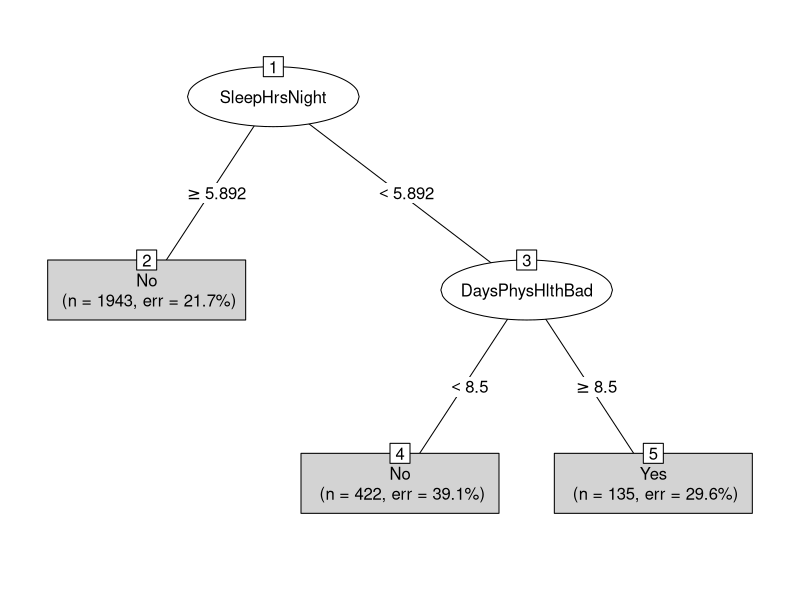
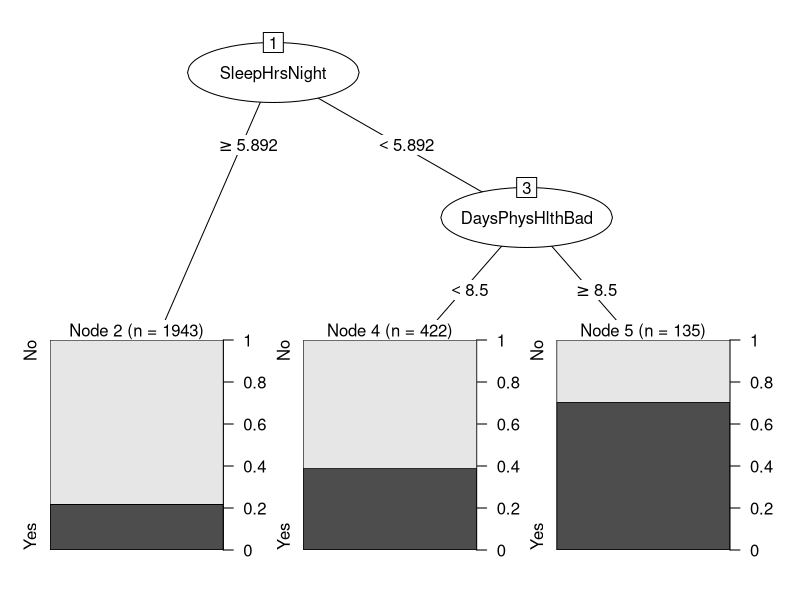
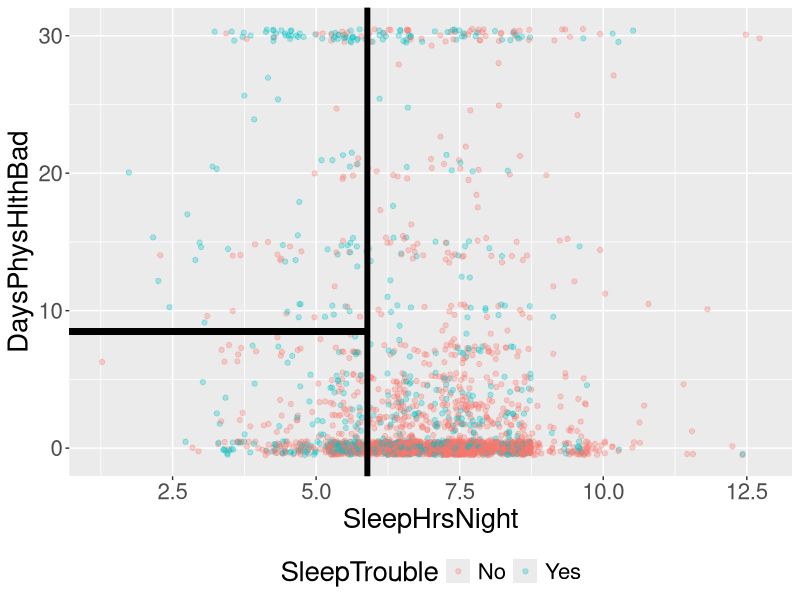
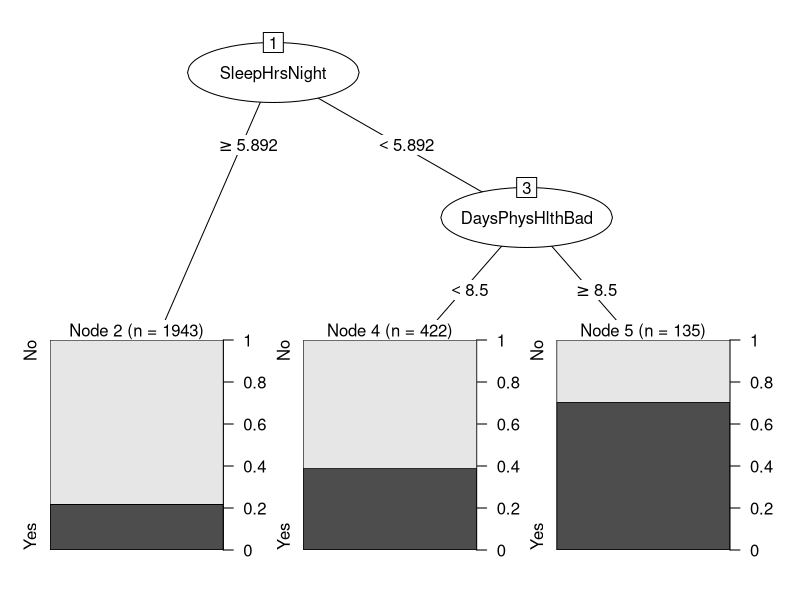
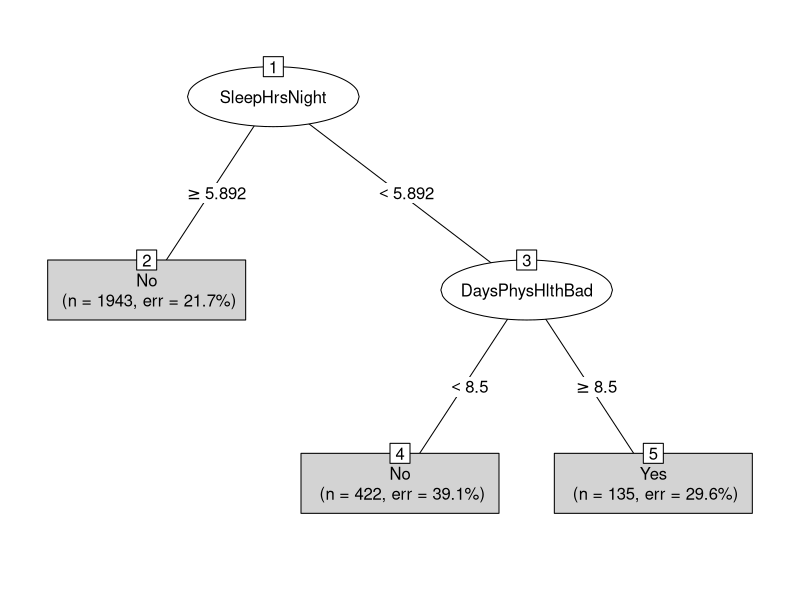
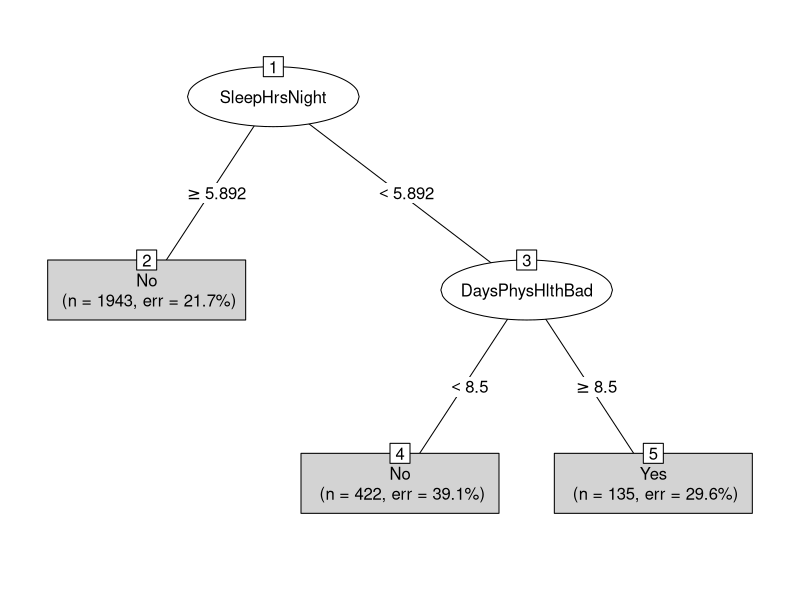
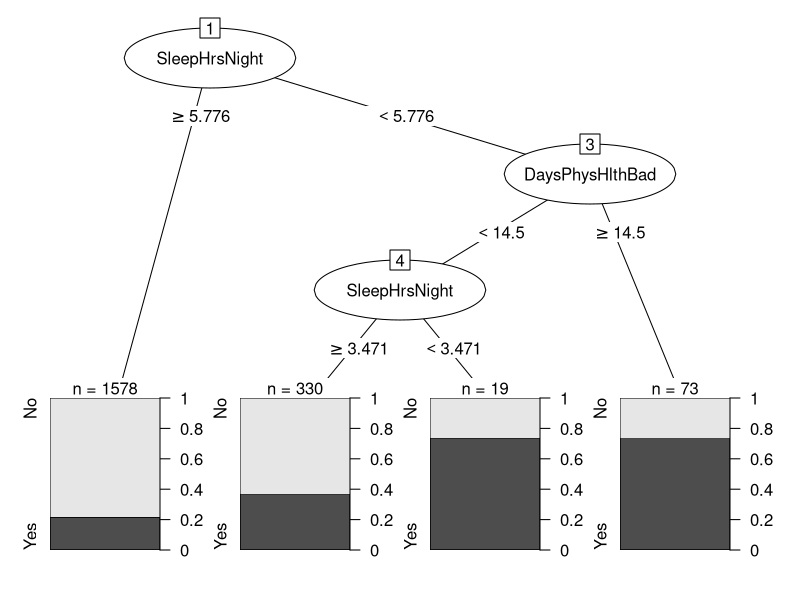
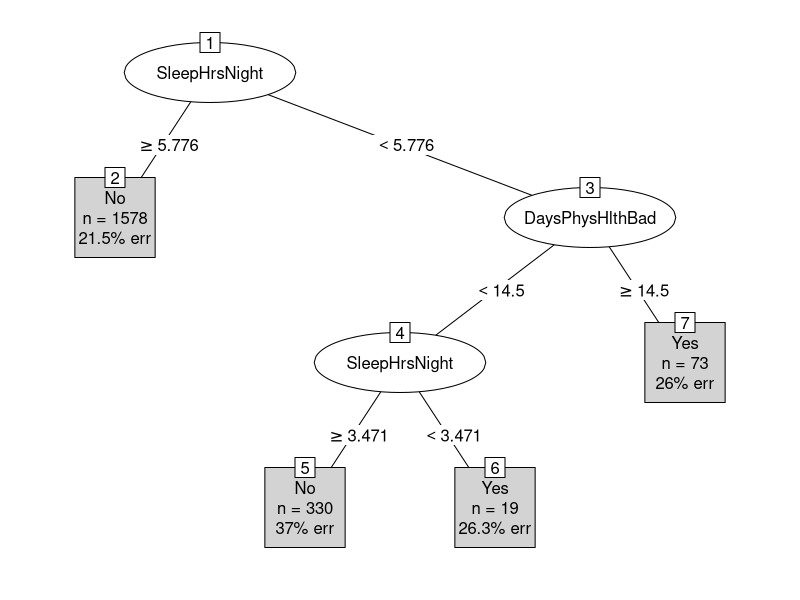

R code for these plots, in order:
## ---- chunk 1
# regarding `library()`: you don't have to `library(knitr)` if you `knitr::`
knitr::opts_chunk$set(eval=TRUE, include=TRUE, echo=TRUE, message=FALSE, warning=FALSE)

# knitting will default to pdf (rather than, e.g., html)
knitr::opts_chunk$set(dev='pdf')

# Defines a new code chunk `parameter=argument` option which will allow the
# size of printed code+output to be controlled using latex text size names:
# https://www.overleaf.com/learn/latex/Font_sizes%2C_families%2C_and_styles#Reference_guide
def.chunk.hook  <- knitr::knit_hooks$get("chunk")
knitr::knit_hooks$set(chunk = function(x, options) {
  x <- def.chunk.hook(x, options)
  ifelse(options$size != "normalsize", paste0("\n \\", options$size,"\n\n", x, "\n\n \\normalsize"), x)
})

color_block = function(color) {
  function(x, options) sprintf('\\color{%s}\\begin{verbatim}%s\\end{verbatim}',
                               color, x)
}
knitr::knit_hooks$set(message = color_block('red'))
knitr::knit_hooks$set(warning = color_block('red'))
knitr::knit_hooks$set(error = color_block('red'))
## ---- chunk 2
# https://cran.r-project.org/web/packages/NHANES/NHANES.pdf 
# Random sample of n=2500 observations from the
# US National Health and Nutrition Examination Study (NHANES)
library(tidyverse); NHANES <- read_csv("NHANES_data.csv")
NHANES %>% select(Age, Race3, Work, DaysMentHlthBad, DaysPhysHlthBad,
                  Depressed, SleepHrsNight, SleepTrouble) %>% glimpse()
## ---- chunk 3
library(rpart) #install.packages("rpart") # for the `rpart()` function
tree <- rpart(SleepTrouble ~ SleepHrsNight + DaysPhysHlthBad, data=NHANES)
library(partykit) #install.packages("partykit") for `as.party()` & `plot()`
plot(as.party(tree), gp=gpar(cex=1), type="simple")
## ---- chunk 4
plot(as.party(tree), type="extended")
## ---- chunk 5
set.seed(123); NHANES %>% ggplot(aes(
  x=SleepHrsNight, y=DaysPhysHlthBad, color=SleepTrouble)) +
geom_point(alpha=0.3, cex=1.5,
  position=position_jitter(width = 0, height = 0.5)) +
  geom_vline(xintercept = 5.892, col="black", lwd=2) +
  geom_segment(x=0, xend=5.892, y=8.5, yend=8.5, col="black", lwd=2) +
  theme(text=element_text(size=20), legend.position="bottom")
## ---- chunk 6
plot(as.party(tree), type="extended")
## ---- chunk 7
plot(as.party(tree), gp=gpar(cex=1), type="simple")
## ---- chunk 8
plot(as.party(tree), gp=gpar(cex=1), type="simple")
## ---- chunk 9
categorical <- as.factor(NHANES$MaritalStatus)
tibble(level_text = categorical, 
       level_numeric = as.numeric(categorical)) %>% 
  unique() %>% arrange(level_numeric)
## ---- chunk 10
NHANES %>% rowid_to_column() ->
  NHANES; n <- nrow(NHANES)
set.seed(1002); train_ids <- 
  sample(1:n, size=round(0.8*n)) 
train <- NHANES %>% 
  filter(rowid %in% train_ids)
test <- NHANES %>% 
  filter(!(rowid %in% train_ids))
## ---- chunk 11
tree <- rpart(SleepTrouble ~ 
  SleepHrsNight + DaysPhysHlthBad, 
  data=train) 
tree %>% as.party() %>% 
plot(type="extended",#gp=gpar(cex=0.8),
     tp_args=list(id=FALSE))
## ---- chunk 12
tree_train_pred <- predict(
  tree, type="class") 
train_confusion_matrix <- table(
  `y-hat`=tree_train_pred, 
 ` observed y`=train$SleepTrouble)
train_confusion_matrix
train_confusion_matrix/sum(
                train_confusion_matrix)
## ---- chunk 13
tree_test_pred <- predict(
  tree, type="class", newdata=test)
test_confusion_matrix <- table(
  `y-hat`=tree_test_pred, 
 ` observed y`=test$SleepTrouble)
test_confusion_matrix
test_confusion_matrix/sum(
               test_confusion_matrix)
## ---- chunk 14
n_TN <- train_confusion_matrix[1,1]
n_FN <- train_confusion_matrix[1,2]
n_FP <- train_confusion_matrix[2,1]
n_TP <- train_confusion_matrix[2,2]
# accuracy
(n_TP+n_TN)/sum(train_confusion_matrix)
# precision
(n_TP)/(n_TP+n_FP)
# sensitivity/recall: TPR = 1-FNR
(n_TP)/(n_TP+n_FN)
# specificity: TNR = 1-FPR
(n_TN)/(n_TN+n_FP)
## ---- chunk 15
n_TN <- test_confusion_matrix[1,1]
n_FN <- test_confusion_matrix[1,2]
n_FP <- test_confusion_matrix[2,1]
n_TP <- test_confusion_matrix[2,2]
# accuracy
(n_TP+n_TN)/sum(test_confusion_matrix)
# precision
(n_TP)/(n_TP+n_FP)
# sensitivity/recall: TPR = 1-FNR
(n_TP)/(n_TP+n_FN)
# specificity: TNR = 1-FPR
(n_TN)/(n_TN+n_FP)
## ---- chunk 16
tree1 <- rpart(SleepTrouble~SleepHrsNight+DaysPhysHlthBad, 
               data=train)
tree1 %>% as.party() %>% plot(type="simple", 
  tp_args = list(FUN = function(info) 
  list(format(info$prediction), format(paste("n =",info$n)), 
       format(paste(round(info$err,1),"% err",sep="")))))
## ---- chunk 17
tree2 <- rpart(SleepTrouble ~ ., data=train)
tree2 %>% as.party() %>% plot(type="simple", 
  ep_args = list(justmin=15),
  tp_args = list(FUN = function(info) 
  list(format(info$prediction), format(paste("n =",info$n)), 
       format(paste(round(info$err,1),"% err",sep="")))))
## ---- chunk 18
tree1_test_pred <- predict(tree1,
                           type="class", 
                           newdata=test)
tree1_test_confusion_matrix <- 
  table(`y-hat`=tree1_test_pred, 
       ` observed y`=test$SleepTrouble)
n <- sum(tree1_test_confusion_matrix)
tree1_test_confusion_matrix
# accuracy
sum(diag(tree1_test_confusion_matrix))/n
## ---- chunk 19
tree2_test_pred <- predict(tree2,
                           type="class", 
                           newdata=test)
tree2_test_confusion_matrix <- 
  table(`y-hat`=tree2_test_pred, 
       ` observed y`=test$SleepTrouble)
n <- sum(tree2_test_confusion_matrix)
tree2_test_confusion_matrix
# accuracy
sum(diag(tree2_test_confusion_matrix))/n
## ---- chunk 20
tree1_test_pred <- predict(tree1,
                           type="class", 
                           newdata=test)
tree1_test_confusion_matrix <- 
  table(`y-hat`=tree1_test_pred, 
       ` observed y`=test$SleepTrouble)
n <- sum(tree1_test_confusion_matrix)
tree1_test_confusion_matrix/n
# accuracy
sum(diag(tree1_test_confusion_matrix))/n
## ---- chunk 21
tree2_test_pred <- predict(tree2,
                           type="class", 
                           newdata=test)
tree2_test_confusion_matrix <- 
  table(`y-hat`=tree2_test_pred, 
       ` observed y`=test$SleepTrouble)
n <- sum(tree2_test_confusion_matrix)
tree2_test_confusion_matrix/n
# accuracy
sum(diag(tree2_test_confusion_matrix))/n
## ---- chunk 22
n_TN <- tree1_test_confusion_matrix[1,1]
n_FN <- tree1_test_confusion_matrix[1,2]
n_FP <- tree1_test_confusion_matrix[2,1]
n_TP <- tree1_test_confusion_matrix[2,2]
# accuracy
(n_TP+n_TN)/sum(tree1_test_confusion_matrix)
# precision
(n_TP)/(n_TP+n_FP)
# sensitivity/recall: TPR = 1-FNR
(n_TP)/(n_TP+n_FN)
# specificity: TNR = 1-FPR
(n_TN)/(n_TN+n_FP)
## ---- chunk 23
n_TN <- tree2_test_confusion_matrix[1,1]
n_FN <- tree2_test_confusion_matrix[1,2]
n_FP <- tree2_test_confusion_matrix[2,1]
n_TP <- tree2_test_confusion_matrix[2,2]
# accuracy
(n_TP+n_TN)/sum(tree2_test_confusion_matrix)
# precision
(n_TP)/(n_TP+n_FP)
# sensitivity/recall: TPR = 1-FNR
(n_TP)/(n_TP+n_FN)
# specificity: TNR = 1-FPR
(n_TN)/(n_TN+n_FP)
## ---- chunk 24
tree <- rpart(Education ~ ., data=NHANES)
tree %>% as.party() %>% plot(type="simple", ep_args = list(justmin=15),
  tp_args = list(id=FALSE, FUN = function(info) list(
    format(info$prediction), format(paste("n =",info$n)), 
    format(paste(round(info$err,1),"% err",sep="")))))
## ---- chunk 25
tree_test_pred <- predict(tree, type="class", newdata=test)
table(`y-hat`=tree_test_pred, 
     ` observed y`=test$Education) -> tmp
colnames(tmp) <- c("8th", "9-11th", "Col Grad", "HS Grad", "Some Col")
tmp
## ---- chunk 26
tree2_test_pred <- 
  predict(tree2, type="class", 
          newdata=test)
  table(`y-hat`=tree2_test_pred, 
       ` observed y`=test$SleepTrouble)
predict(tree2, newdata=test) %>% 
  as_tibble() -> tree2_test_pred
tree2_test_pred %>% head(3)
## ---- chunk 27
threshold_20 <- tree2_test_pred %>% 
  mutate(prediction=ifelse(
    Yes>=0.20, "Yes", "No"))
table(`y-hat`=threshold_20$prediction, 
       ` observed y`=test$SleepTrouble)
threshold_70 <- tree2_test_pred %>% 
  mutate(prediction=ifelse(
    Yes>=0.70, "Yes", "No"))
table(`y-hat`=threshold_70$prediction, 
       ` observed y`=test$SleepTrouble)
